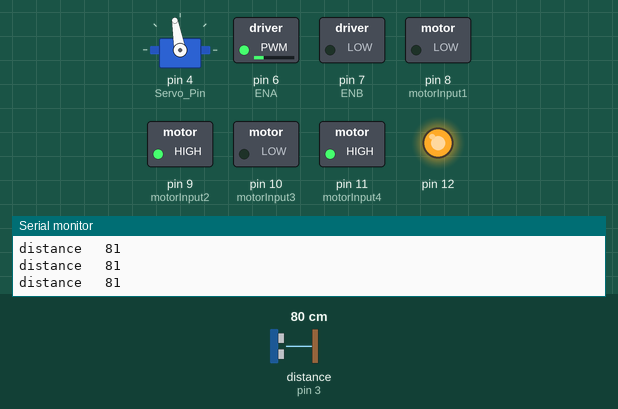
A sketch run on a simulated Arduino Uno, built with avr-gcc and run on an emulated ATmega328P. Parts: servo, switched loads named in the sketch (green lamp = pin HIGH), output pins drawn as LEDs (lit = HIGH), the last lines printed to the serial monitor. The inputs (shaded band) are chosen by the test bench; at power-on: distance to the obstacle (sensor on pin 3) 80 cm. The echo pulse lasts 58.3 µs per cm.

Above: at 5.9 s.
6.0 s: distance to the obstacle (sensor on pin 3) set to 33 cm
7.5 s: distance to the obstacle (sensor on pin 3) set to 26 cm
At 8.7 s:
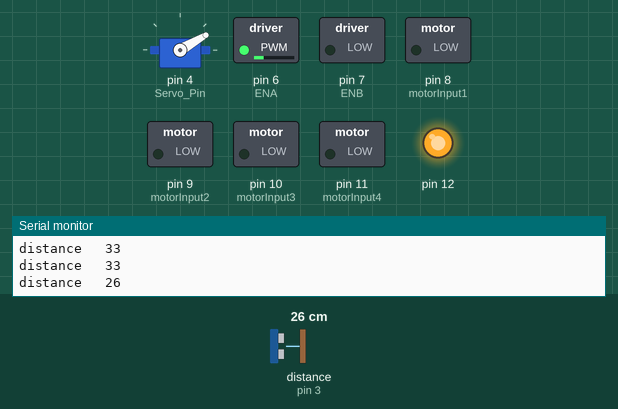
10.5 s: distance to the obstacle (sensor on pin 3) set to 35 cm
At 13.33 s:
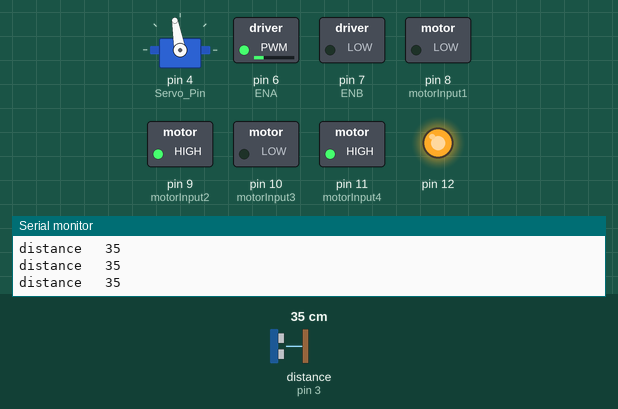
13.5 s: distance to the obstacle (sensor on pin 3) set to 2 cm
At 15.5 s:
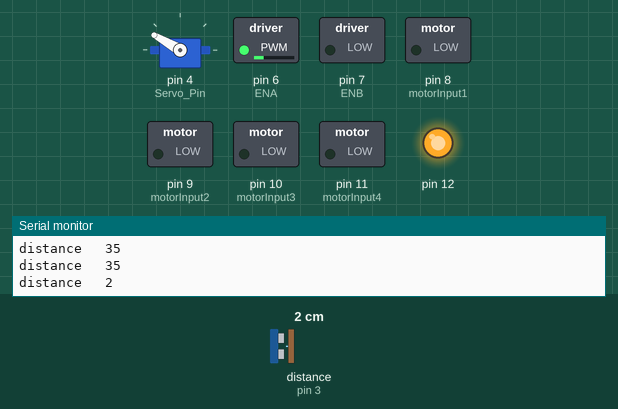
Timing chart, 0 to 17.5 s (numbered marks = the images above; inputs shaded):
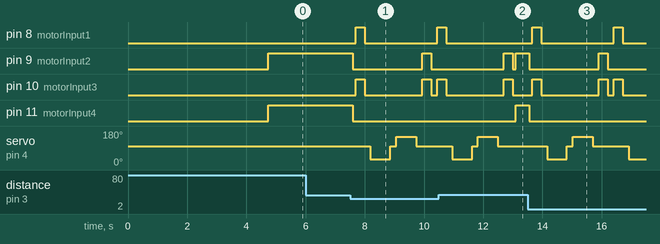

The sketch:

aak+RM100+2019SP+type_asset+block_Ultrasonic_Radar_Robot_222.ino
```cpp
///////////////////////////////////
//Includes
////////////////////////////////////

#include <NewPing.h>
#include <Servo.h>

////////////////////////////////////
//Definitions
////////////////////////////////////

#define Debug

//Ultrasonic sensor

#define TRIG_PIN 2
#define ECHO_PIN 3

#define MAX_DISTANCE 200

NewPing sonar(TRIG_PIN, ECHO_PIN, MAX_DISTANCE);


// Motor (L298n)
#define ENA          6
#define motorInput1  8
#define motorInput2  9
#define motorInput3  10
#define motorInput4  11
#define ENB          7

#define MotorSpeed 60

//#define MotorSpeed_POT A8

//Servo
Servo myservo;

#define Servo_Pin 4
#define Servo_CenterAngle 100
#define Servo_RightAngle  30
#define Servo_LeftAngle   150

////////////////////////////////////
//Global Variables
////////////////////////////////////

int distance = 100;

////////////////////////////////////
//Setup Function
////////////////////////////////////
void setup()
{
#ifdef Debug
  Serial.begin(9600);
#endif
  //ultrasonic
  pinMode(TRIG_PIN, OUTPUT); // Sets the trigPin as an Output
  pinMode(ECHO_PIN, INPUT); // Sets the echoPin as an Input
  pinMode(12, OUTPUT);
  digitalWrite(12, HIGH);

  //Motor Init
  pinMode(motorInput1, OUTPUT);
  pinMode(motorInput2, OUTPUT);
  pinMode(motorInput3, OUTPUT);
  pinMode(motorInput4, OUTPUT);
  pinMode(ENA, OUTPUT);
  pinMode(ENB, OUTPUT);

  // pinMode(MotorSpeed_POT, INPUT);

  analogWrite(ENA, MotorSpeed); //Left Motor initial Speed
  analogWrite(ENB, MotorSpeed); //Right Motor initial Speed

  //Servo Init
  myservo.attach(Servo_Pin); // set servo pin
  myservo.write(Servo_CenterAngle); // set servo angle

  delay(2000);

  //Get multiple readings before start
  distance = readPing();
  delay(100);
  distance = readPing();
  delay(100);
  distance = readPing();
  delay(100);
  distance = readPing();
  delay(100);

  delay(2000);
}

////////////////////////////////////
//Loop Function
////////////////////////////////////
void loop() {

  int distanceR = 0;
  int distanceL =  0;
  delay(40);

  if (distance <= 30)
  {
    Stop();
    delay(100);
    Back();
    delay(300);
    Stop();
    delay(200);
    distanceR = lookRight();
    delay(200);
    distanceL = lookLeft();
    delay(200);

    if (distanceR >= distanceL)
    {
      Sharp_Left();
      delay(300);
      Stop();
    } else
    {
      Sharp_Right();
      delay(300);
      Stop();
    }

  }
  else
  {
    Move();
  }
  distance = readPing();
  Serial.print("distance   ");
  Serial.println(distance);
}


////////////////////////////////////
//Move Function
//Move both motors in forward direction
////////////////////////////////////
void Move() {

  digitalWrite(motorInput1, LOW);
  digitalWrite(motorInput2, HIGH);
  digitalWrite(motorInput3, LOW);
  digitalWrite(motorInput4, HIGH);

}
////////////////////////////////////
//Back Function
//Move both motors in backward direction
////////////////////////////////////
void Back() {

  digitalWrite(motorInput1, HIGH);
  digitalWrite(motorInput2, LOW);
  digitalWrite(motorInput3, HIGH);
  digitalWrite(motorInput4, LOW);

}
////////////////////////////////////
//Right Function
//Move Right motor in forward direction and stop Left motor
////////////////////////////////////
void Right() {

  digitalWrite(motorInput1, LOW);
  digitalWrite(motorInput2, LOW);
  digitalWrite(motorInput3, LOW);
  digitalWrite(motorInput4, HIGH);

}
////////////////////////////////////
//Left Function
//Move Left motor in forward direction and stop Right motor
////////////////////////////////////
void Left() {

  digitalWrite(motorInput1, LOW);
  digitalWrite(motorInput2, HIGH);
  digitalWrite(motorInput3, LOW);
  digitalWrite(motorInput4, LOW);

}
////////////////////////////////////
//Stop Function
//Stop both motors directions
////////////////////////////////////
void Stop() {

  digitalWrite(motorInput1, LOW);
  digitalWrite(motorInput2, LOW);
  digitalWrite(motorInput3, LOW);
  digitalWrite(motorInput4, LOW);

}
////////////////////////////////////
//Sharp_Right Function
//Move Right motor in forward direction and Left motor in backward direction
////////////////////////////////////
void Sharp_Right() {

  digitalWrite(motorInput1, HIGH);
  digitalWrite(motorInput2, LOW);
  digitalWrite(motorInput3, LOW);
  digitalWrite(motorInput4, HIGH);

}
////////////////////////////////////
//Sharp_Left Function
//Move Left motor in forward direction and Right motor in backward direction
////////////////////////////////////
void Sharp_Left() {

  digitalWrite(motorInput1, LOW);
  digitalWrite(motorInput2, HIGH);
  digitalWrite(motorInput3, HIGH);
  digitalWrite(motorInput4, LOW);

}
////////////////////////////////////
//lookRight Function
//Turn servo to the right and take reading
///////////////////////////////////
int lookRight()
{
  myservo.write(Servo_RightAngle);
  delay(500);
  int distance = readPing();
  delay(100);
  myservo.write(Servo_CenterAngle);
  return distance;
}
////////////////////////////////////
//lookLeft Function
//Turn servo to the Left and take reading
///////////////////////////////////
int lookLeft()
{
  myservo.write(Servo_LeftAngle);
  delay(500);
  int distance = readPing();
  delay(100);
  myservo.write(Servo_CenterAngle);
  return distance;
  delay(100);
}
////////////////////////////////////
//readPing Function
//Takes ultrasonic sensor reading
///////////////////////////////////
int readPing() {
  delay(70);
  int cm = sonar.ping_cm();
  if (cm == 0)
  {
    cm = 250;
  }
  return cm;
}
```

Measured:
- the behaviour switches between 31 and 30 cm on distance to the obstacle (sensor on pin 3) (found by bisection; images 0 and 1)
- after the input at 7.5 s, pin 8 (motorInput1): LOW → HIGH after 0.19 s, → LOW 0.30 s later, → HIGH 2.5 s later; pin 9 (motorInput2): HIGH → LOW after 0.09 s, → HIGH 2.3 s later, → LOW 0.30 s later
- after the input at 10.5 s, pin 11 (motorInput4): LOW → HIGH after 2.6 s
- after the input at 13.5 s, pin 8 (motorInput1): alternates HIGH for 0.30 s and LOW for 2.5 s, starting after 0.16 s; pin 9 (motorInput2): HIGH → LOW after 0.06 s, → HIGH 2.3 s later, → LOW 0.30 s later
